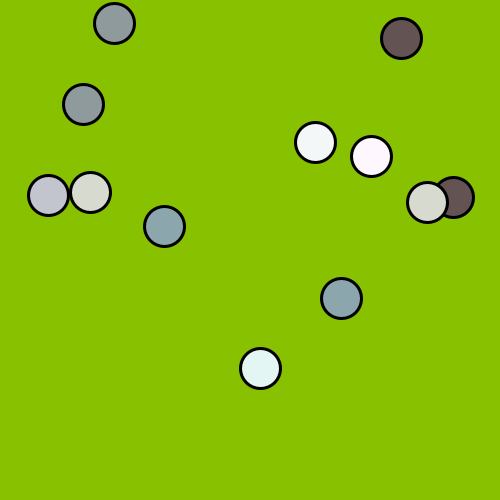
Frame 1 (no input)
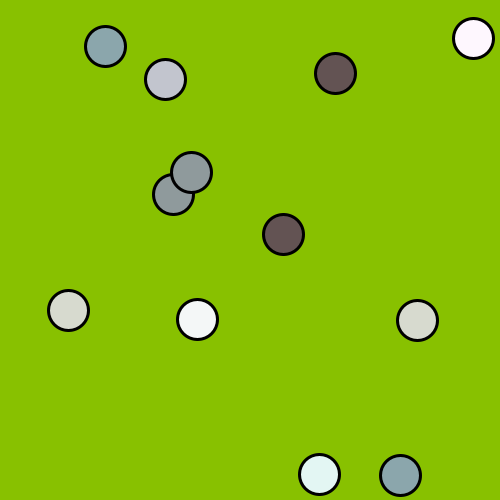
Frame 60 (the mouse pressed at the canvas centre just before this capture)
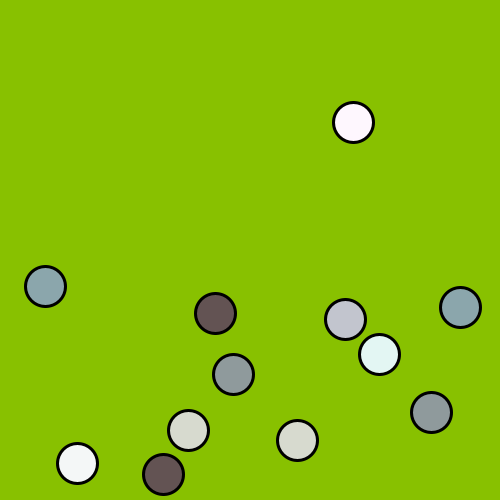
Frame 120 (the mouse held since frame 60 and released just before this capture)

The Processing sketch that drew these frames (run headless with seeded random() and noise(); from frame 60 on, the mouse is pressed at the canvas centre):

// Processing sketch: bouncing_balls
// ── bouncing_balls.pde
int nr = 12;
int radius = 20;
int speedlimit = 5;
Circle[] circles;
color names[] = {#635353, #A29494, #C2C5CE, #FEF7FE,#65727A, #8F9A9C, #D7DACF, #E6E8E3,#8BA6AC, #BDCDD0, #E5E6C9, #F8F8EC,#ADD8C7, #E3F6F3, #F4F7F7, #FAF0FE};
void setup()
{
  size(500, 500);
  circles = new Circle[nr];
  for (int i=0; i<nr; i++) {
    circles[i] = new Circle(int(random(radius,width-radius)),int(random(radius,height-radius)),radius,names[int(random(0,15))]);
} 
  
}

class Circle {
  int radius;
  public color colour;
  public int posx;
  public int posy;
  public int speedx;
  public int speedy;
 
  Circle(int x, int y, int r,color c) {
    this.posx = x;
    this.posy = y;
    this.radius = r;
    this.colour = c;
    move(x,y,c);
    speedx = 0;
    while (speedx == 0) {
      speedx = (int)random(-1*speedlimit,speedlimit);
    }
    speedy = 0;
    while (speedy == 0) {
      speedy = (int)random(-1*speedlimit,speedlimit);
    }
  } 
  
  void move(int x, int y , color c) {
     this.posx = x;
     this.posy = y;
     strokeWeight(3);
     fill(c);
     ellipse(posx,posy,(2*radius),(2*radius));
     
  }
  
}

void draw() {
 background(#88C100);

 for (int i=0; i<circles.length; i++) {
   if ((circles[i].posx-radius <= 0) || (circles[i].posx +radius >= width)) {
     circles[i].speedx *= -1;
   }
   if ((circles[i].posy - radius <= 0) || (circles[i].posy+ radius >= height)) {
     circles[i].speedy *= -1;
   }
   circles[i].move(circles[i].posx+circles[i].speedx,circles[i].posy+circles[i].speedy,circles[i].colour);
 }
 
}
